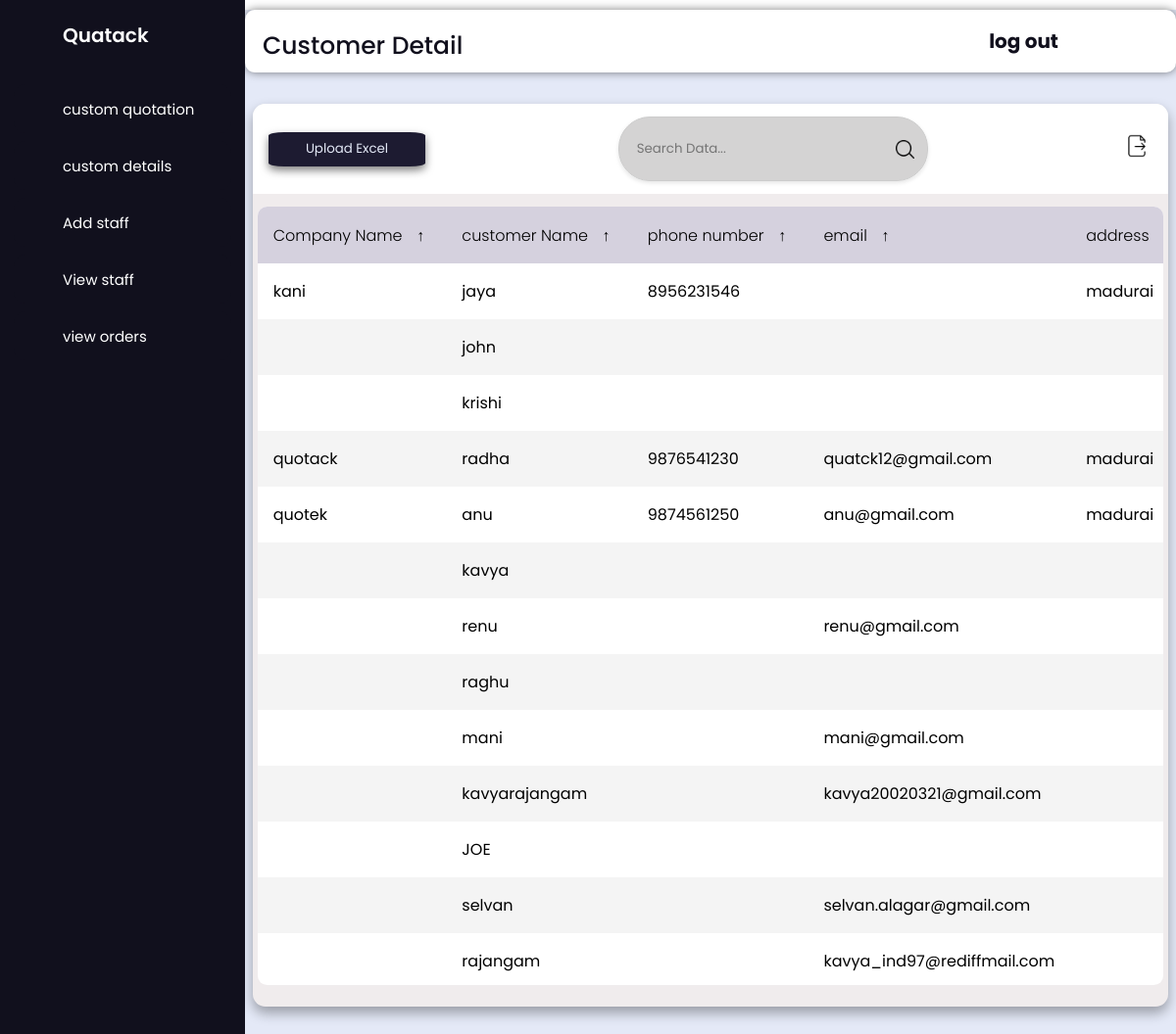
Page /staff/customer_details/ on the committed database.
### customer/models.py (models this page shows, shortened)
class CustomerDetail(models.Model):
    user = models.OneToOneField(User, on_delete=models.CASCADE, related_name='customer_detail')
    customer_name = models.CharField(max_length=100)
    company_name = models.CharField(max_length=100)
    address = models.CharField(max_length=255)
    contact_number = models.CharField(max_length=15)
    email = models.EmailField()
    total_orders = models.IntegerField(default=0)
    cancel_orders = models.IntegerField(default=0)
    delivered_orders = models.IntegerField(default=0)

### staff/views.py (the view, shortened to what this page needs)
# urls.py: path('customer_details/',views.customer_details,name='customer_details'),
def customer_details(request):
    addstaff =  CustomerDetail.objects.all()
    li_staffs = {"add_staff":addstaff}
    return render(request,'staff_management/customer_details.html',context=li_staffs)

### templates/staff_management/customer_details.html (shortened to what this page needs)
{% extends 'staff_management/admin_home.html'%}
{% block content %}
{% load static%}
<div class="header"><span class="text" >Customer Detail</span><a href="{% url 'staff_logout' %}">log out</a></div>
    <main class="table" id="customers_table">
        <section class="table__header">
            <button id="uploadButton">Upload Excel</button>
            <div class="input-group">
                <input type="search" placeholder="Search Data...">
                <img src="{% static 'media/search.png' %}" alt="">
            </div>
            <div class="export__file">
                <label for="export-file" class="export__file-btn" title="Export File"></label>
            </div>
        </section>
        <section class="table__body">
            {% if  add_staff %}
            <table>
                <thead>
                    <tr>
                        <th> Company Name<span class="icon-arrow">&UpArrow;</span></th>
                        <th> customer Name<span class="icon-arrow">&UpArrow;</span></th>
                        <th> phone  number<span class="icon-arrow">&UpArrow;</span></th>
                        <th> email<span class="icon-arrow">&UpArrow;</span></th>
                        <th> address<span class="icon-arrow">&UpArrow;</span></th>
                    </tr>
                </thead>
                <tbody>
                    {% for i in add_staff %}
                    <tr>
                        <td>{{i.company_name}}</td>
                        <td>{{i.user.username}}</td>
                        <td>{{i.contact_number}}</td>
                        <td>{{i.email}}</td>
                        <td>{{i.address}}</td>
                    </tr>
                    {% endfor %}
                    {% endif %}
                    </tbody>
            </table>
        </section>
    </main>
 {% endblock content %}

### templates/staff_management/admin_home.html (style rules this page uses)
* { margin: 0; padding: 0; box-sizing: border-box; font-family: "Poppins" , sans-serif; }
.home-section .text { display: inline-block; color: #11101d; font-size: 25px; font-weight: 500; margin: 18px }
.home-section .header { display:flex; justify-content: space-between; width: calc(100% - 0px); background-color: #ffffff; height: 4rem; border-radius: 10px; box-shadow: 0px 0px 10px 0px rgba(0,0,0,0.5); transition: box-shadow 0.3s ease; margin-top: 10px; }
.home-section .header a { display: flex; align-items: center; padding-right: 7.5rem; font-size: 1.25rem; font-weight: bold; text-decoration: none; color: #11101d; }
label { flex:35%; font-size: 15px; display: block; }
.table { height: 85vh; background-color:#f0eced; backdrop-filter: blur(7px); box-shadow: 0 .4rem .8rem #0005; border-radius: .8rem; margin-top: 2rem; margin-left:0.5rem; margin-right: 0.5rem; overflow: hidden; }
.table__header { width: 100%; height: 10%; background-color: #ffffff; padding: .8rem 1rem; display: flex; justify-content:space-between; align-items: center; }
.table__header .input-group { width: 35%; height: 100%; background-color: rgba(126, 124, 124, 0.333); padding: 0 .8rem; border-radius: 2rem; display: flex; justify-content:space-evenly; align-items: center; border: 1px solid #ccc; box-shadow: 0 2px 4px rgba(0, 0, 0, 0.1); }
.table__header button { width:10rem; height: 2.2rem; background-color: #1d1b31; color:#E4E9F7; border: none; border-radius: 10%; text-align: center; box-shadow: 0 4px 8px 0 rgba(0, 0, 0, 0.5); transition: box-shadow 0.3s, transform 0.3s; cursor: pointer; }
.table__header .input-group img { width: 1.2rem; height: 1.2rem; }
.table__header .input-group input { width: 100%; padding: 0 .5rem 0 .3rem; background-color: transparent; border: none; outline: none; }
.table__body { width: 99%; max-height: calc(89% - 1.6rem); background-color:#ffffff; margin: .8rem auto; border-radius: .6rem; overflow: auto; overflow: overlay; }
table { width: 100%; }
table, th, td { border-collapse: collapse; padding: 1rem; text-align: left; }
thead th { position: sticky; top: 0; left: 0; background-color: #d5d1defe; cursor: pointer; font-weight:350; white-space: nowrap; overflow-x: auto; overflow-y: hidden; }
tbody tr:nth-child(even) { background-color: #0000000b; }
tbody tr { --delay: .1s; transition: .5s ease-in-out var(--delay), background-color 0s; }
tbody tr td, tbody tr td p, tbody tr td img { transition: .2s ease-in-out; }
thead th span.icon-arrow { display: inline-block; width: 1.3rem; height: 1.3rem; border-radius: 50%; border: 1.4px solid transparent; text-align: center; font-size: 1rem; margin-left: .5rem; transition: .2s ease-in-out; }
.export__file { position: relative; }
.export__file .export__file-btn { display: inline-block; width: 2rem; height: 2rem; background: #fff6 url("/static/media/export.png") center / 80% no-repeat; border-radius: 50%; transition: .2s ease-in-out; }

### rows in the picture
CustomerDetail: company_name "kani", user.username "jaya", contact_number "8956231546", address "madurai"
CustomerDetail: user.username "john"
CustomerDetail: user.username "krishi"
CustomerDetail: company_name "quotack", user.username "radha", contact_number "9876541230", email "quatck12@gmail.com", address "madurai"
CustomerDetail: company_name "quotek", user.username "anu", contact_number "9874561250", email "anu@gmail.com", address "madurai"
CustomerDetail: user.username "kavya"
CustomerDetail: user.username "renu", email "renu@gmail.com"
CustomerDetail: user.username "raghu"
CustomerDetail: user.username "mani", email "mani@gmail.com"
CustomerDetail: user.username "kavyarajangam", email "kavya20020321@gmail.com"
CustomerDetail: user.username "JOE"
CustomerDetail: user.username "selvan", email "selvan.alagar@gmail.com"
CustomerDetail: user.username "rajangam", email "kavya_ind97@rediffmail.com"
